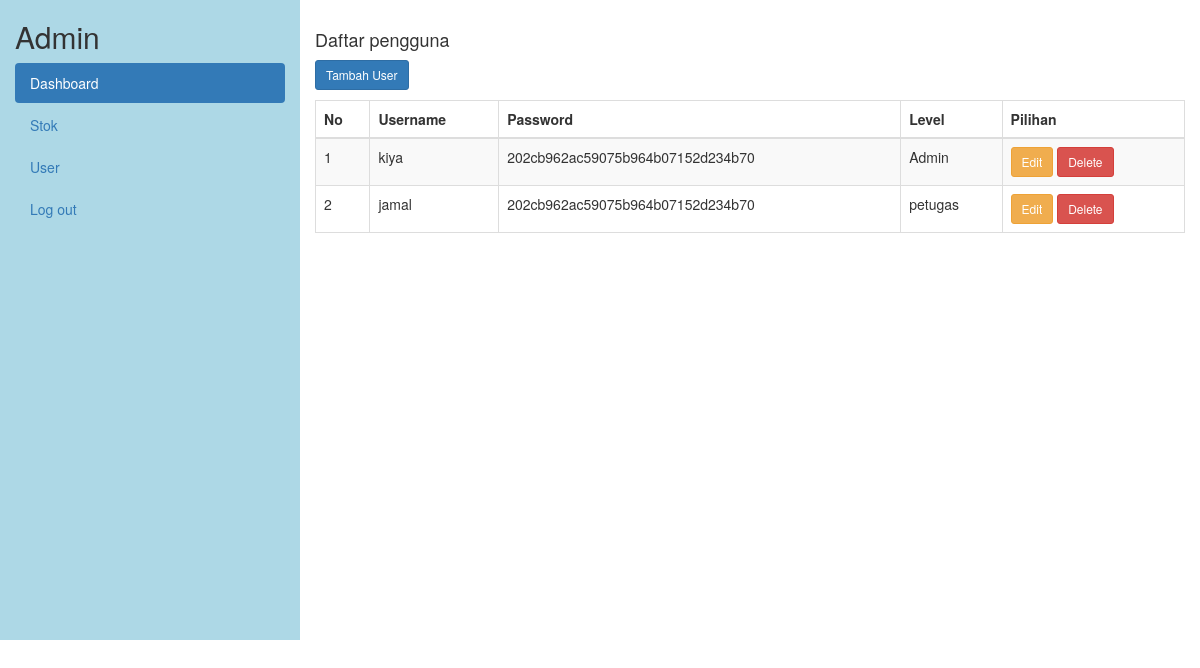
Page /petugas/index.php?page=user (signed in) on the committed database.
### tables this page shows
CREATE TABLE `user` (
  `user_id` int(11) NOT NULL,
  `username` varchar(225) NOT NULL,
  `password` varchar(255) NOT NULL,
  `level` enum('Admin','petugas') NOT NULL
);

### petugas/user.php (the view, shortened to what this page needs)
<div class="row">
        <div class="col-lg-12 grid-margin stretch-card">
              <div class="card">
                <div class="card-body">
                    <h4 class="card-title">Daftar pengguna</h4>
                        <?php
                        if ($_SESSION['level'] == "Admin") {
                        ?>
                        <a href="?page=tambah-user" class="btn btn-primary btn-sm">Tambah User</a>
                        <?php
                        }
                        ?>
                        <table class="table table-striped table-bordered">
                            <thead>
                            <tr>
                                        <th>No</th>
                                        <th>Username</th>
                                        <th>Password</th>
                                        <th>Level</th>
                                        <?php if ($_SESSION['level'] == "Admin") { ?>
                                        <th>Pilihan</th>
                                        <?php } ?>
                                    </tr>
                                </thead>
                                <tbody>
                                <?php
                                    $no = 1;
                                    $sql = $koneksi->query("SELECT * FROM user");
                                    while ($data= $sql->fetch_assoc()) {
                                ?>
                                <tr>
                                    <td><?php echo $no++ ?></td>
                                    <td><?php echo $data['username']; ?></td>
                                    <td><?php echo $data['password']; ?></td>
                                    <td><?php echo $data['level']; ?></td>
                                    <?php if ($_SESSION['level'] == "Admin") { ?>
                                    <td><a type='button' href='?page=edit-user&user_id=<?= $data['user_id']; ?>' class='btn btn-sm btn-warning'>Edit</a> <a type='button' href='?page=hapus-user&user_id=<?= $data['user_id']; ?>' class='btn btn-sm btn-danger'>Delete</a></td>
                                    <?php } ?>
                                </tr>
                                <?php } ?>
                            </tbody>
                        </table>
                    </div>
                </div>
            </div>
        </div>
    </div>

### rows in the picture
user: username "kiya", password "202cb962ac59075b964b07152d234b70", level "Admin"
user: username "jamal", password "202cb962ac59075b964b07152d234b70", level "petugas"

### other values in the picture
$_SESSION['level'] "Admin"
